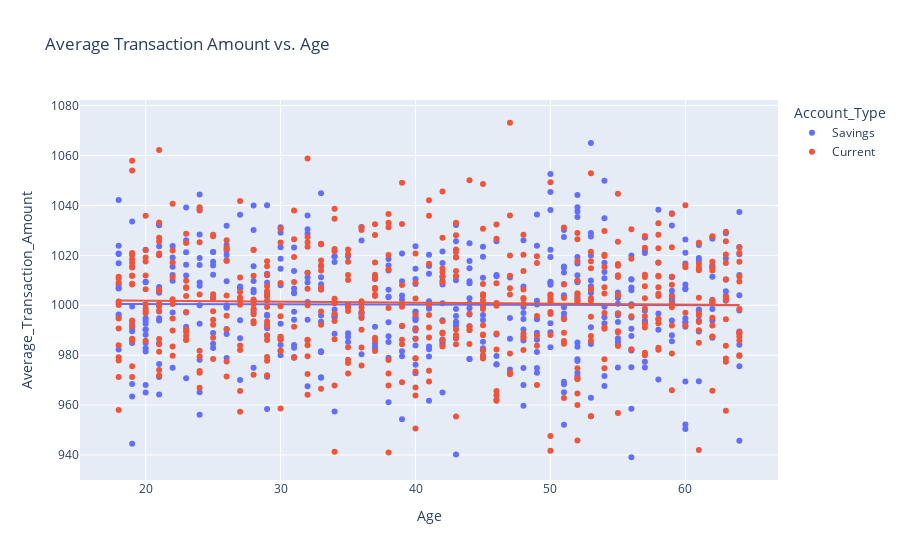

This figure's notebook cell:
### Markdown cell above
Transaction Amount vs Age :

### Code cell
fig_scatter_avg_amount_age = px.scatter(data, x='Age',
                                        y='Average_Transaction_Amount',
                                        color='Account_Type',
                                        title='Average Transaction Amount vs. Age',
                                        trendline='ols')
fig_scatter_avg_amount_age.show()

### Figure 1 — Plotly figure (JSON) as saved in the notebook; plotly's stock layout.template omitted (floating-point values rounded to 4 significant figures; data arrays with more than 128 entries replaced by an {"elided": "..."} marker saying what was removed)
{"data": [{"hovertemplate": "Account_Type=Savings<br>Age=%{x}<br>Average_Transaction_Amount=%{y}<extra></extra>", "legendgroup": "Savings", "marker": {"color": "#636efa", "symbol": "circle"}, "mode": "markers", "name": "Savings", "orientation": "v", "showlegend": true, "type": "scatter", "x": {"elided": "484 int values"}, "xaxis": "x", "y": {"elided": "484 float values"}, "yaxis": "y"}, {"hovertemplate": "<b>OLS trendline</b><br>Average_Transaction_Amount = -0.0102589 * Age + 1000.71<br>R<sup>2</sup>=0.000048<br><br>Account_Type=Savings<br>Age=%{x}<br>Average_Transaction_Amount=%{y} <b>(trend)</b><extra></extra>", "legendgroup": "Savings", "marker": {"color": "#636efa", "symbol": "circle"}, "mode": "lines", "name": "Savings", "showlegend": false, "type": "scatter", "x": {"elided": "484 int values"}, "xaxis": "x", "y": {"elided": "484 float values"}, "yaxis": "y"}, {"hovertemplate": "Account_Type=Current<br>Age=%{x}<br>Average_Transaction_Amount=%{y}<extra></extra>", "legendgroup": "Current", "marker": {"color": "#EF553B", "symbol": "circle"}, "mode": "markers", "name": "Current", "orientation": "v", "showlegend": true, "type": "scatter", "x": {"elided": "516 int values"}, "xaxis": "x", "y": {"elided": "516 float values"}, "yaxis": "y"}, {"hovertemplate": "<b>OLS trendline</b><br>Average_Transaction_Amount = -0.0402788 * Age + 1002.68<br>R<sup>2</sup>=0.000711<br><br>Account_Type=Current<br>Age=%{x}<br>Average_Transaction_Amount=%{y} <b>(trend)</b><extra></extra>", "legendgroup": "Current", "marker": {"color": "#EF553B", "symbol": "circle"}, "mode": "lines", "name": "Current", "showlegend": false, "type": "scatter", "x": {"elided": "516 int values"}, "xaxis": "x", "y": {"elided": "516 float values"}, "yaxis": "y"}], "layout": {"legend": {"title": {"text": "Account_Type"}, "tracegroupgap": 0}, "title": {"text": "Average Transaction Amount vs. Age"}, "xaxis": {"anchor": "y", "domain": [0, 1], "title": {"text": "Age"}}, "yaxis": {"anchor": "x", "domain": [0, 1], "title": {"text": "Average_Transaction_Amount"}}}}
